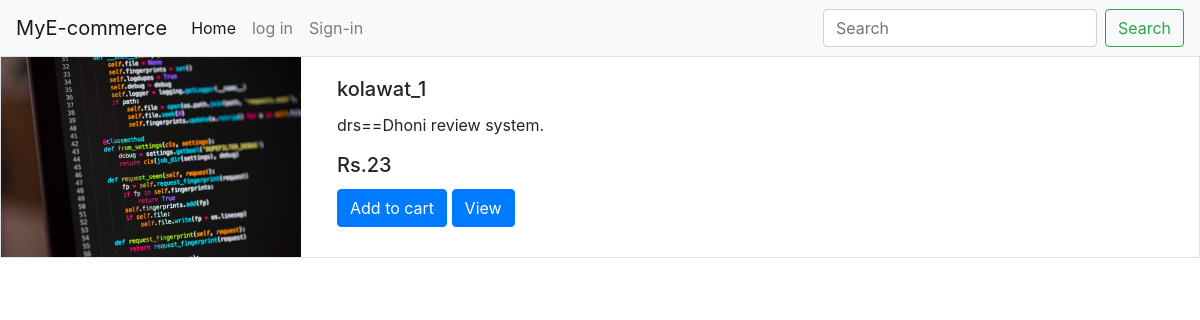
The app's page /sub_page?search=household, older data.
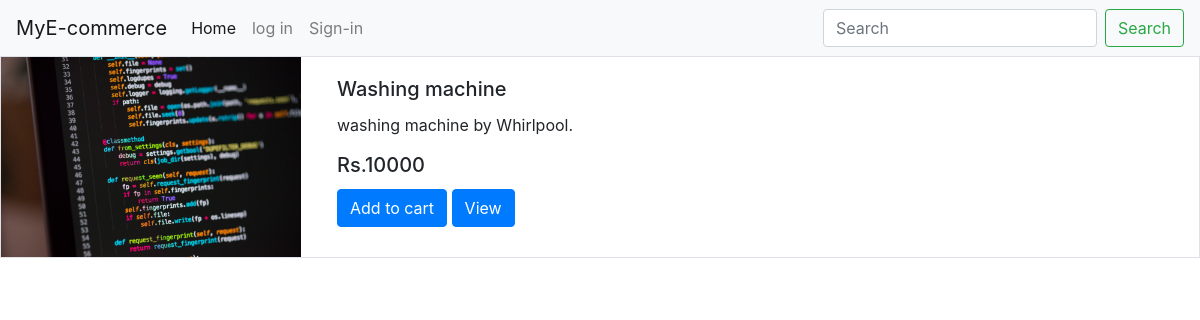
The same page, newer data.
### pro/models.py (models this page shows)
class items(models.Model):
	name=models.CharField(max_length=200)
	price=models.IntegerField()
	quantity=models.IntegerField()
	desc=models.TextField()
	type_of_item=models.CharField(max_length=100)
	photo=models.ImageField(upload_to='itmephotos')
	datetime=models.DateTimeField(auto_now_add=True)

### pro/views.py (the view)
# urls.py: path('sub_page',views.sub_page,name='sub_page'),
def sub_page(request):
	name=request.GET['search']
	d=products.objects.get(name=name)
	f=d.item.all()
	return render(request,'sub_page.html',{'f':f})

### templates/sub_page.html (shortened to what this page needs)
<!doctype html>
<html lang="en">
  <head>
    <link rel="stylesheet" href="https://cdn.jsdelivr.net/npm/bootstrap@4.5.3/dist/css/bootstrap.min.css">
  </head>
  <body>
	<nav class="navbar navbar-expand-lg navbar-light bg-light">
  <a class="navbar-brand" href="/">MyE-commerce</a>
  <div class="collapse navbar-collapse" id="navbarSupportedContent">
    <ul class="navbar-nav mr-auto">
      <li class="nav-item active">
        <a class="nav-link" href="/">Home <span class="sr-only">(current)</span></a>
      </li>
      {% if user.is_authenticated %}
      <li class="nav-item">
        <h2>{{user.first_name}}</h2>
      </li>
      <li class="nav-item">
        <a class="nav-link" href="#">Account</a>
      </li>
      <li class="nav-item dropdown">
        <a class="nav-link" href="log_out">log out</a>
      </li>
      <li class="nav-item dropdown">
        <a class="nav-link" href="my_cart">cart</a>
      </li>
      {% else %}
      <li class="nav-item dropdown">
        <a class="nav-link" href="log_in">log in</a>
      </li>
      <li class="nav-item">
        <a class="nav-link" href="sign_in">Sign-in</a>
      </li>
      {% endif %}
    </ul>
    <form action="search_name" class="form-inline my-2 my-lg-0">
      <input name="search" class="form-control mr-sm-2" type="search" placeholder="Search" aria-label="Search">
      <button class="btn btn-outline-success my-2 my-sm-0" type="submit">Search</button>
    </form>
  </div>
</nav>
<ul class="list-unstyled">
    {% for i in f %}
  <li class="media border">
    <img src="media/{{i.photo}}" class="mr-3" alt="..." height="200" width="300">
    <div class="card-body">
        <h5 class="card-title">{{i.name}}</h5>
        <p class="card-text">{{i.desc}}.</p>
        <h5 class="card-title">Rs.{{i.price}}</h5>
        <a href="/buy?id={{i.id}}" class="btn btn-primary">Add to cart</a>
        <a href="/details/{{i.id}}" class="btn btn-primary">View</a>
      </div>
  </li>
  {% endfor %}
</ul>
  </body>
</html>

Row changes from the older to the newer data that the page shows:
changed items: name "kolawat_1" → "Washing machine"; desc "drs==Dhoni review system" → "washing machine by Whirlpool"; price "23" → "10000"
